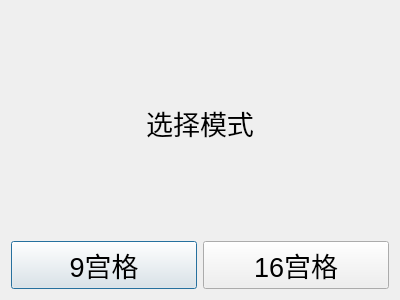
<?xml version="1.0" encoding="UTF-8"?>
<ui version="4.0">
 <class>Selector</class>
 <widget class="QDialog" name="Selector">
  <property name="geometry">
   <rect>
    <x>0</x>
    <y>0</y>
    <width>400</width>
    <height>300</height>
   </rect>
  </property>
  <property name="windowTitle">
   <string>Dialog</string>
  </property>
  <layout class="QVBoxLayout" name="verticalLayout">
   <item>
    <widget class="QLabel" name="label">
     <property name="font">
      <font>
       <family>Arial</family>
       <pointsize>20</pointsize>
      </font>
     </property>
     <property name="text">
      <string>选择模式</string>
     </property>
     <property name="alignment">
      <set>Qt::AlignCenter</set>
     </property>
    </widget>
   </item>
   <item>
    <layout class="QHBoxLayout" name="horizontalLayout">
     <item>
      <widget class="QPushButton" name="nineBtn">
       <property name="font">
        <font>
         <family>Arial</family>
         <pointsize>20</pointsize>
        </font>
       </property>
       <property name="text">
        <string>9宫格</string>
       </property>
      </widget>
     </item>
     <item>
      <widget class="QPushButton" name="sixteenBtn">
       <property name="font">
        <font>
         <family>Arial</family>
         <pointsize>20</pointsize>
        </font>
       </property>
       <property name="text">
        <string>16宫格</string>
       </property>
      </widget>
     </item>
    </layout>
   </item>
  </layout>
 </widget>
 <resources/>
 <connections/>
</ui>
